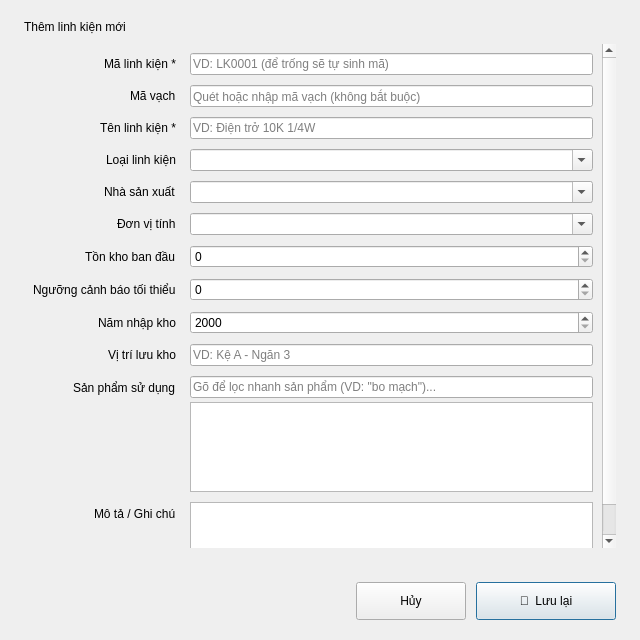
<?xml version="1.0" encoding="UTF-8"?>
<ui version="4.0">
 <class>ComponentDialog</class>
 <widget class="QDialog" name="ComponentDialog">
  <property name="geometry"><rect><x>0</x><y>0</y><width>640</width><height>640</height></rect></property>
  <property name="windowTitle"><string>Thông tin linh kiện</string></property>
  <property name="modal"><bool>true</bool></property>
  <layout class="QVBoxLayout" name="mainLayout">
   <property name="leftMargin"><number>24</number></property>
   <property name="topMargin"><number>20</number></property>
   <property name="rightMargin"><number>24</number></property>
   <property name="bottomMargin"><number>20</number></property>
   <property name="spacing"><number>10</number></property>
   <item>
    <widget class="QLabel" name="lblDialogTitle">
     <property name="text"><string>Thêm linh kiện mới</string></property>
     <property name="objectName" stdset="0"><string notr="true">dialogTitle</string></property>
    </widget>
   </item>
   <item>
    <widget class="QScrollArea" name="scrollArea">
     <property name="widgetResizable"><bool>true</bool></property>
     <property name="frameShape"><enum>QFrame::NoFrame</enum></property>
     <widget class="QWidget" name="scrollAreaContents">
      <property name="geometry"><rect><x>0</x><y>0</y><width>580</width><height>560</height></rect></property>
      <layout class="QFormLayout" name="formLayout">
       <property name="horizontalSpacing"><number>14</number></property>
       <property name="verticalSpacing"><number>10</number></property>
       <property name="labelAlignment"><set>Qt::AlignRight|Qt::AlignVCenter</set></property>
       <item row="0" column="0"><widget class="QLabel" name="lblCode"><property name="text"><string>Mã linh kiện *</string></property></widget></item>
       <item row="0" column="1">
        <layout class="QHBoxLayout" name="codeRowLayout">
         <item><widget class="QLineEdit" name="txtCode"><property name="placeholderText"><string>VD: LK0001 (để trống sẽ tự sinh mã)</string></property></widget></item>
        </layout>
       </item>
       <item row="1" column="0"><widget class="QLabel" name="lblBarcode"><property name="text"><string>Mã vạch</string></property></widget></item>
       <item row="1" column="1">
        <widget class="BarcodeLineEdit" name="txtBarcode">
         <property name="placeholderText"><string>Quét hoặc nhập mã vạch (không bắt buộc)</string></property>
        </widget>
       </item>
       <item row="2" column="0"><widget class="QLabel" name="lblName"><property name="text"><string>Tên linh kiện *</string></property></widget></item>
       <item row="2" column="1"><widget class="QLineEdit" name="txtName"><property name="placeholderText"><string>VD: Điện trở 10K 1/4W</string></property></widget></item>
       <item row="3" column="0"><widget class="QLabel" name="lblCategory"><property name="text"><string>Loại linh kiện</string></property></widget></item>
       <item row="3" column="1">
        <layout class="QHBoxLayout" name="categoryRowLayout">
         <item><widget class="QComboBox" name="cboCategory"><property name="editable"><bool>true</bool></property></widget></item>
        </layout>
       </item>
       <item row="4" column="0"><widget class="QLabel" name="lblManufacturer"><property name="text"><string>Nhà sản xuất</string></property></widget></item>
       <item row="4" column="1"><widget class="QComboBox" name="cboManufacturer"><property name="editable"><bool>true</bool></property></widget></item>
       <item row="5" column="0"><widget class="QLabel" name="lblUnit"><property name="text"><string>Đơn vị tính</string></property></widget></item>
       <item row="5" column="1"><widget class="QComboBox" name="cboUnit"><property name="editable"><bool>true</bool></property></widget></item>
       <item row="6" column="0"><widget class="QLabel" name="lblQuantity"><property name="text"><string>Tồn kho ban đầu</string></property></widget></item>
       <item row="6" column="1">
        <widget class="QSpinBox" name="spnQuantity">
         <property name="minimum"><number>0</number></property>
         <property name="maximum"><number>1000000</number></property>
        </widget>
       </item>
       <item row="7" column="0"><widget class="QLabel" name="lblMinQuantity"><property name="text"><string>Ngưỡng cảnh báo tối thiểu</string></property></widget></item>
       <item row="7" column="1">
        <widget class="QSpinBox" name="spnMinQuantity">
         <property name="minimum"><number>0</number></property>
         <property name="maximum"><number>1000000</number></property>
        </widget>
       </item>
       <item row="8" column="0"><widget class="QLabel" name="lblYear"><property name="text"><string>Năm nhập kho</string></property></widget></item>
       <item row="8" column="1">
        <widget class="QSpinBox" name="spnYear">
         <property name="minimum"><number>2000</number></property>
         <property name="maximum"><number>2100</number></property>
        </widget>
       </item>
       <item row="9" column="0"><widget class="QLabel" name="lblLocation"><property name="text"><string>Vị trí lưu kho</string></property></widget></item>
       <item row="9" column="1"><widget class="QLineEdit" name="txtLocation"><property name="placeholderText"><string>VD: Kệ A - Ngăn 3</string></property></widget></item>
       <item row="10" column="0"><widget class="QLabel" name="lblProducts"><property name="text"><string>Sản phẩm sử dụng</string></property></widget></item>
       <item row="10" column="1">
        <layout class="QVBoxLayout" name="productsColLayout">
         <property name="spacing"><number>4</number></property>
         <item>
          <widget class="QLineEdit" name="txtProductSearch">
           <property name="placeholderText"><string>Gõ để lọc nhanh sản phẩm (VD: "bo mạch")...</string></property>
          </widget>
         </item>
         <item>
          <widget class="QListWidget" name="lstProducts">
           <property name="minimumSize"><size><width>0</width><height>90</height></size></property>
           <property name="maximumSize"><size><width>16777215</width><height>110</height></size></property>
          </widget>
         </item>
        </layout>
       </item>
       <item row="11" column="0"><widget class="QLabel" name="lblDescription"><property name="text"><string>Mô tả / Ghi chú</string></property></widget></item>
       <item row="11" column="1">
        <widget class="QPlainTextEdit" name="pteDescription">
         <property name="maximumSize"><size><width>16777215</width><height>80</height></size></property>
        </widget>
       </item>
      </layout>
     </widget>
    </widget>
   </item>
   <item>
    <widget class="QLabel" name="lblFormError">
     <property name="text"><string></string></property>
     <property name="objectName" stdset="0"><string notr="true">errorLabel</string></property>
    </widget>
   </item>
   <item>
    <layout class="QHBoxLayout" name="buttonRowLayout">
     <item>
      <spacer name="btnSpacer">
       <property name="orientation"><enum>Qt::Horizontal</enum></property>
       <property name="sizeHint"><size><width>40</width><height>20</height></size></property>
      </spacer>
     </item>
     <item>
      <widget class="QPushButton" name="btnCancel">
       <property name="minimumSize"><size><width>110</width><height>38</height></size></property>
       <property name="cursor"><cursorShape>PointingHandCursor</cursorShape></property>
       <property name="text"><string>Hủy</string></property>
      </widget>
     </item>
     <item>
      <widget class="QPushButton" name="btnSave">
       <property name="minimumSize"><size><width>140</width><height>38</height></size></property>
       <property name="cursor"><cursorShape>PointingHandCursor</cursorShape></property>
       <property name="text"><string>💾  Lưu lại</string></property>
       <property name="objectName" stdset="0"><string notr="true">accentButton</string></property>
       <property name="default"><bool>true</bool></property>
      </widget>
     </item>
    </layout>
   </item>
  </layout>
 </widget>
 <customwidgets>
  <customwidget>
   <class>BarcodeLineEdit</class>
   <extends>QLineEdit</extends>
   <header>utils.barcode_input</header>
  </customwidget>
 </customwidgets>
 <resources/>
 <connections/>
</ui>
